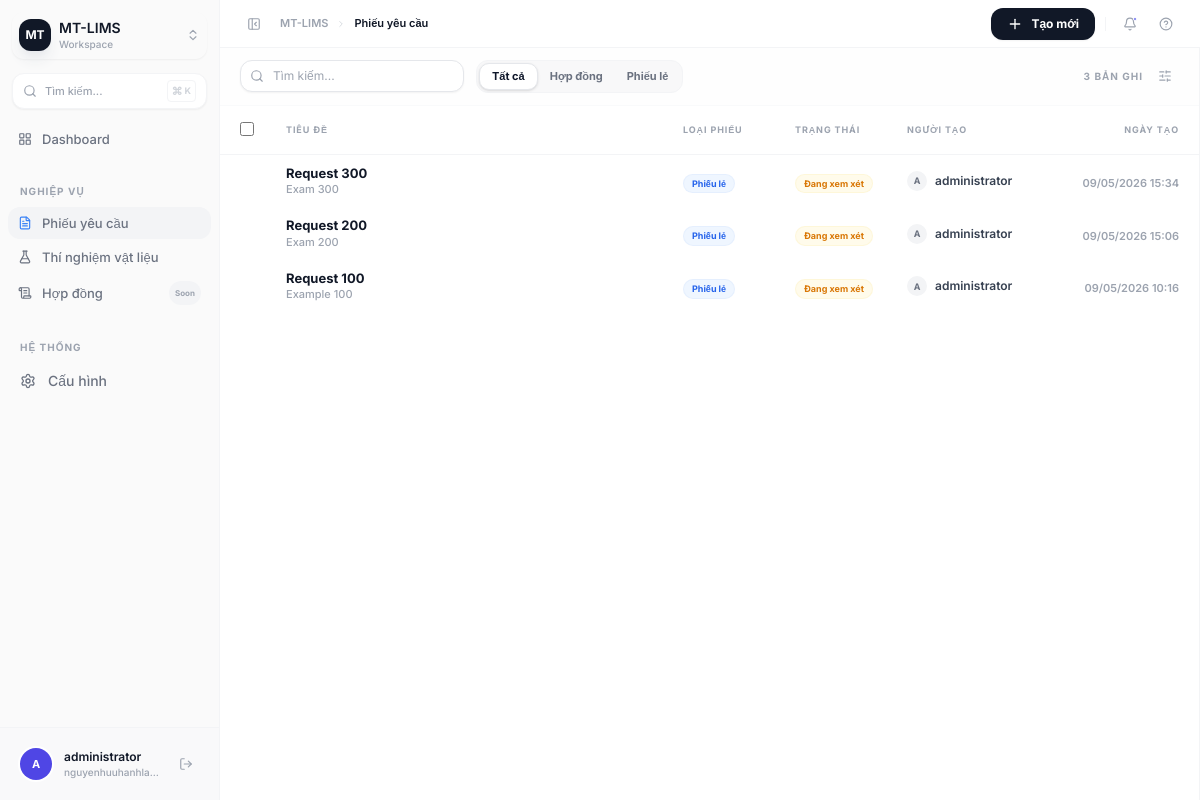
The app's page /requests/ (signed in), older data.
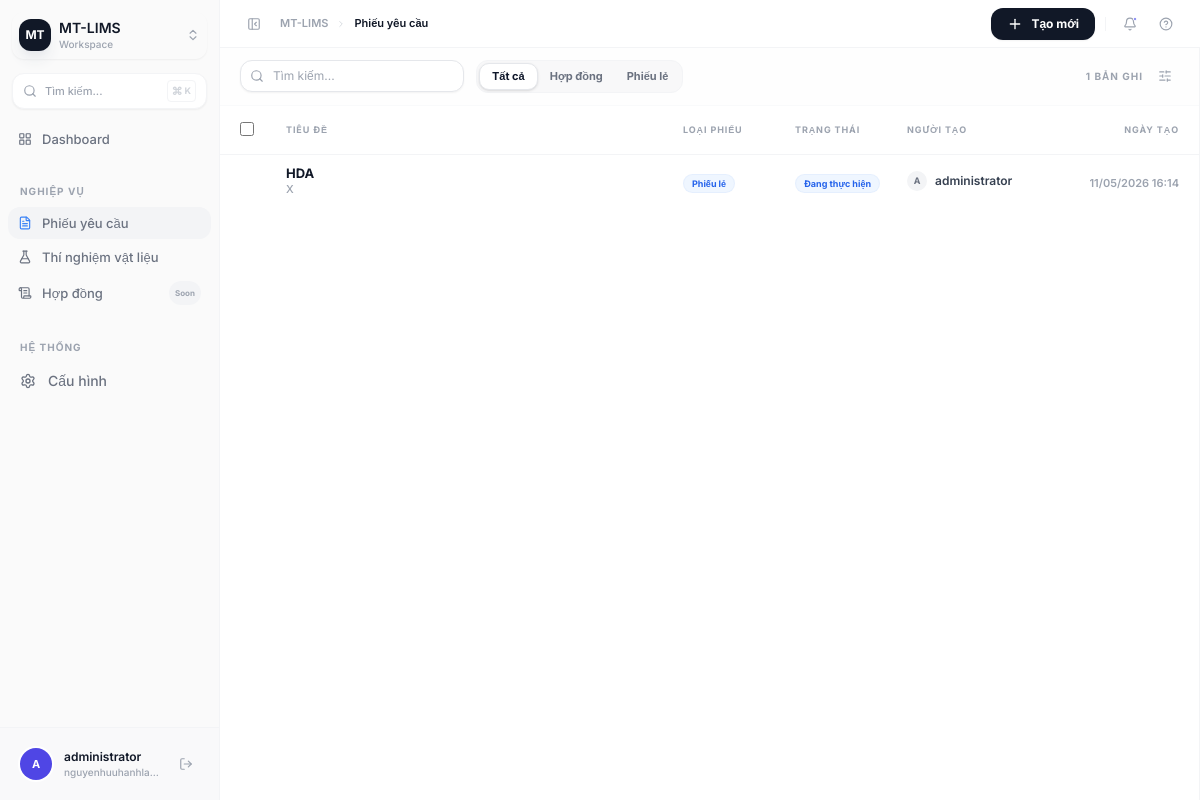
The same page, newer data.
### request_form/models.py (models this page shows, shortened)
class Request(models.Model):
    class RequestType(models.TextChoices):
        CONTRACT = "contract", "Contract"
        SLIP = "slip", "Slip"
    class Status(models.TextChoices):
        REVIEWING = "reviewing", "Đang xem xét"
        IN_PROGRESS = "in_progress", "Đang thực hiện"
        COMPLETED = "completed", "Hoàn tất"
        CANCELLED = "cancelled", "Hủy bỏ"
    title = models.CharField(max_length=255)
    type = models.CharField(
        max_length=20,
        choices=RequestType.choices,
        default=RequestType.SLIP,
    )
    status = models.CharField(
        max_length=20,
        choices=Status.choices,
        default=Status.REVIEWING,
    )
    created_by = models.ForeignKey(
        User,
        on_delete=models.PROTECT,
        related_name="requests",
    )
    content = models.TextField()
    participants = models.JSONField(default=list, blank=True)
    project_information = models.JSONField(default=dict, blank=True)
    requesting_unit = models.JSONField(default=dict, blank=True)
    created_at = models.DateTimeField(auto_now_add=True)
    updated_at = models.DateTimeField(auto_now=True)
    @property
    def participants_json(self):
        return json.dumps(self.participants)
    @property
    def project_json(self):
        return json.dumps(self.project_information)
    @property
    def unit_json(self):
        return json.dumps(self.requesting_unit)

### request_form/views.py (the view)
# urls.py: path("requests/", request_list, name="request_list"),
@login_required
def request_list(request):
    requests = Request.objects.select_related("created_by").order_by("-created_at")
    query = request.GET.get('q', '')
    req_type = request.GET.get('type', 'all')
    if query:
        requests = requests.filter(title__icontains=query)
    if req_type != 'all':
        requests = requests.filter(type=req_type)
    if request.headers.get('HX-Request'):
        return render(request, "request_form/partials/request_table_rows.html", {"requests": requests})
    return render(request, "request_form/request_list.html", {"requests": requests})

### templates/request_form/request_list.html (shortened to what the changed rows need)
{% extends "base.html" %}
{% block content %}
<div class="flex h-full bg-white" x-data="{ selected: null, detail: null }">
  <div class="flex-1 flex flex-col min-w-0 border-r border-gray-100">
    <div class="px-5 py-3 flex items-center justify-between border-b border-gray-50 bg-gray-50/20">
      <div class="flex items-center gap-2">
        <span class="text-[10px] font-bold text-gray-400 uppercase tracking-widest">{{ requests|length }} bản ghi</span>
        <button class="p-1.5 text-gray-400 hover:text-gray-900 rounded-lg hover:bg-gray-100 transition-all border border-transparent hover:border-gray-200">
          <i data-lucide="sliders-horizontal" class="w-3.5 h-3.5"></i>
        </button>
      </div>
    </div>
    <div class="flex-1 overflow-auto">
      <table class="w-full text-left border-separate border-spacing-0" id="requestTable">
        <thead class="sticky top-0 bg-white/80 backdrop-blur-md z-10">
          <tr class="border-b border-gray-100">
            <th class="px-5 py-3 w-10 border-b border-gray-100">
              <input type="checkbox" class="rounded border-gray-300 text-indigo-600 focus:ring-indigo-500 w-3.5 h-3.5" />
            </th>
            <th class="px-3 py-3 text-[9px] font-bold text-gray-400 uppercase tracking-widest border-b border-gray-100">Tiêu đề</th>
            <th class="px-3 py-3 text-[9px] font-bold text-gray-400 uppercase tracking-widest border-b border-gray-100 w-28">Loại phiếu</th>
            <th class="px-3 py-3 text-[9px] font-bold text-gray-400 uppercase tracking-widest border-b border-gray-100 w-28">Trạng thái</th>
            <th class="px-3 py-3 text-[9px] font-bold text-gray-400 uppercase tracking-widest border-b border-gray-100 w-36">Người tạo</th>
            <th class="px-5 py-3 text-[9px] font-bold text-gray-400 uppercase tracking-widest border-b border-gray-100 w-40 text-right">Ngày tạo</th>
          </tr>
        </thead>
        <tbody class="divide-y divide-gray-50" id="requestTableBody">
          {% include "request_form/partials/request_table_rows.html" %}
        </tbody>
      </table>
    </div>
  </div>
</div>
{% endblock %}

### templates/request_form/partials/request_table_rows.html (shortened to what this page needs)
{% for req in requests %}
<tr
  class="hover:bg-indigo-50/30 cursor-pointer transition-all group request-row relative"
  data-type="{{ req.type }}"
  data-status="{{ req.status }}"
  data-status-display="{{ req.get_status_display }}"
  data-id="{{ req.id }}"
  data-title="{{ req.title }}"
  data-content="{{ req.content }}"
  data-participants="{{ req.participants_json }}"
  data-project="{{ req.project_json }}"
  data-unit="{{ req.unit_json }}"
  data-created="{{ req.created_at|date:'d/m/Y H:i' }}"
  data-author="{{ req.created_by.get_full_name|default:req.created_by.username }}"
  data-reqtype="{{ req.get_type_display }}"
  onclick="openDetail(this)"
>
  <td class="px-5 py-2.5">
  </td>
  <td class="px-3 py-2.5">
    <div class="flex flex-col">
      <span class="text-[13px] font-bold text-gray-900 group-hover:text-indigo-600 transition-colors leading-tight">{{ req.title }}</span>
      <span class="text-[11px] text-gray-400 line-clamp-1 font-medium">{{ req.content|truncatechars:50 }}</span>
    </div>
  </td>
  <td class="px-3 py-2.5">
    {% if req.type == 'contract' %}
    <span class="inline-flex items-center gap-1 px-2 py-0.5 rounded-full text-[9px] font-bold bg-indigo-50 text-indigo-600 border border-indigo-100/50">
      Hợp đồng
    </span>
    {% else %}
    <span class="inline-flex items-center gap-1 px-2 py-0.5 rounded-full text-[9px] font-bold bg-blue-50 text-blue-600 border border-blue-100/50">
      Phiếu lẻ
    </span>
    {% endif %}
  </td>
  <td class="px-3 py-2.5">
    {% if req.status == 'reviewing' %}
    <span class="inline-flex items-center gap-1 px-2 py-0.5 rounded-full text-[9px] font-bold bg-amber-50 text-amber-600 border border-amber-100/50">
      {{ req.get_status_display }}
    </span>
    {% elif req.status == 'in_progress' %}
    <span class="inline-flex items-center gap-1 px-2 py-0.5 rounded-full text-[9px] font-bold bg-blue-50 text-blue-600 border border-blue-100/50">
      {{ req.get_status_display }}
    </span>
    {% elif req.status == 'completed' %}
    <span class="inline-flex items-center gap-1 px-2 py-0.5 rounded-full text-[9px] font-bold bg-green-50 text-green-600 border border-green-100/50">
      {{ req.get_status_display }}
    </span>
    {% else %}
    <span class="inline-flex items-center gap-1 px-2 py-0.5 rounded-full text-[9px] font-bold bg-gray-50 text-gray-600 border border-gray-100/50">
      {{ req.get_status_display }}
    </span>
    {% endif %}
  </td>
  <td class="px-3 py-2.5">
    <div class="flex items-center gap-2">
      <div class="w-5 h-5 rounded-full bg-gray-100 flex items-center justify-center text-[9px] font-bold text-gray-500">
        {{ req.created_by.username|first|upper }}
      </div>
      <span class="text-[12px] font-semibold text-gray-700">{{ req.created_by.get_full_name|default:req.created_by.username }}</span>
    </div>
  </td>
  <td class="px-5 py-2.5 text-right">
    <span class="text-[11px] font-semibold text-gray-400 group-hover:text-gray-600 transition-colors">{{ req.created_at|date:"d/m/Y H:i" }}</span>
  </td>
</tr>
{% endfor %}

Row changes from the older to the newer data that the page shows:
removed Request: title "Request 300", content "Exam 300", type "Phiếu lẻ", status "Đang xem xét", created_by.username|first "A", created_by.get_full_name "administrator", created_at "09/05/2026 15:34"
removed Request: title "Request 200", content "Exam 200", type "Phiếu lẻ", status "Đang xem xét", created_by.username|first "A", created_by.get_full_name "administrator", created_at "09/05/2026 15:06"
removed Request: title "Request 100", content "Example 100", type "Phiếu lẻ", status "Đang xem xét", created_by.username|first "A", created_by.get_full_name "administrator", created_at "09/05/2026 10:16"
added Request: title "HDA", content "X", type "Phiếu lẻ", status "Đang thực hiện", created_by.username|first "A", created_by.get_full_name "administrator", created_at "11/05/2026 16:14"
Text that changed along with them:
{{ requests|length }}: "3" → "1"
